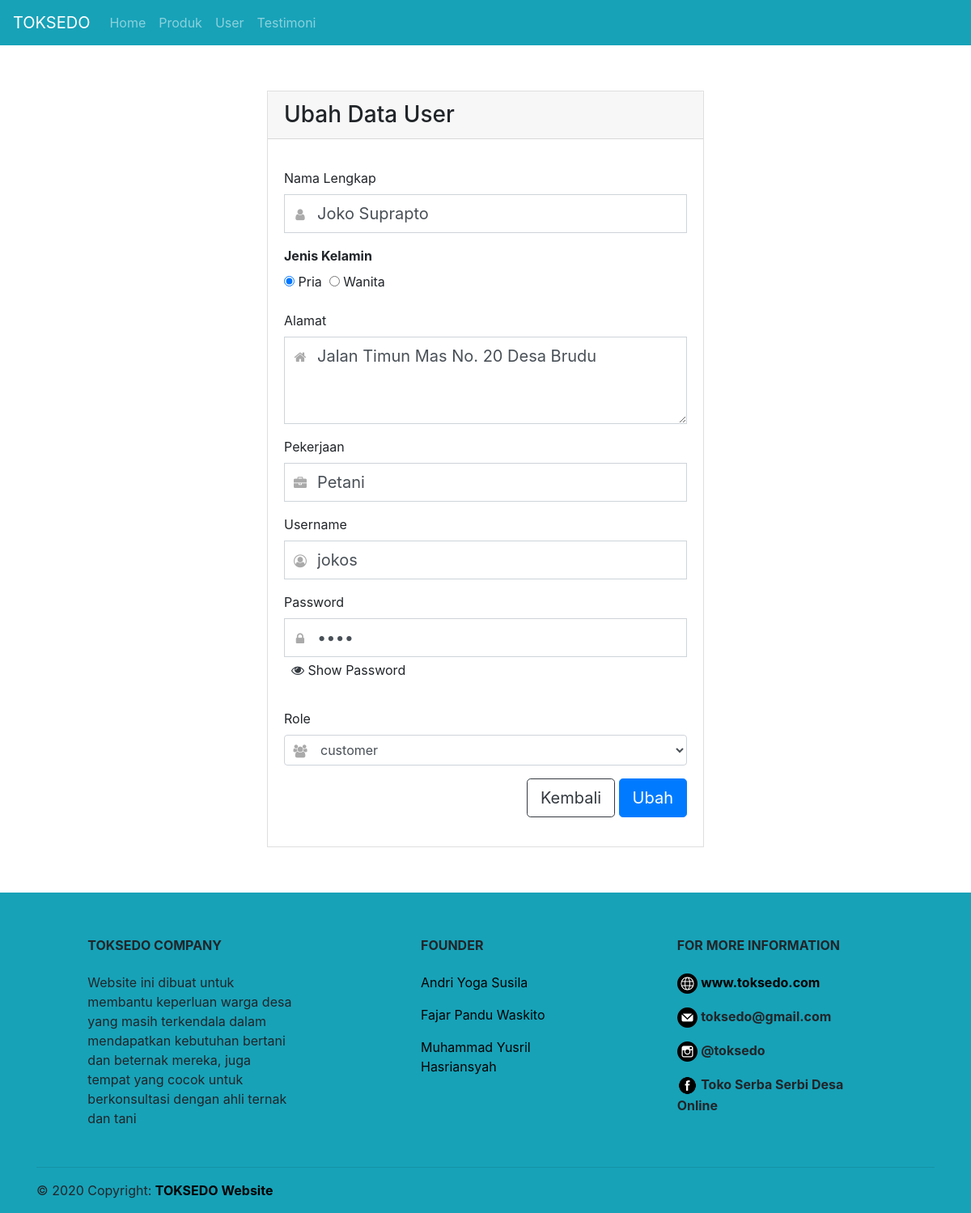
/admin/editUser/1, run on the app's committed database.
### tables this page shows
CREATE TABLE `user` (
  `idUser` int(30) NOT NULL,
  `nama` varchar(50) NOT NULL,
  `gender` varchar(10) DEFAULT NULL,
  `alamat` varchar(255) DEFAULT NULL,
  `pekerjaan` varchar(20) DEFAULT NULL,
  `username` varchar(50) NOT NULL,
  `password` varchar(50) NOT NULL,
  `level` varchar(12) NOT NULL
);

### application/controllers/admin.php (called while the page is built, shortened)
<?php
class admin extends CI_Controller {
    public function __construct(){
        $this->load->helper('url');
        $this->load->helper('form');
        $this->load->model('login_model');
        $this->load->model('produk_model');
    }
    public function editUser($id){
        $data['title'] = "Ubah Data User";
        $data['user'] = $this->login_model->getUserByID($id);
        $data['level'] = ["customer","konsultan"];
        $this->form_validation->set_rules('nama', 'Nama', 'required');
        $this->form_validation->set_rules('alamat', 'Alamat', 'required');
        $this->form_validation->set_rules('pekerjaan', 'Pekerjaan', 'required');
        $this->form_validation->set_rules('username', 'Username', 'required');
        $this->form_validation->set_rules('password', 'Password', 'required');
        $this->form_validation->set_rules('role', 'Role', 'required');
        if ($this->form_validation->run() == FALSE) {
        $this->load->view('admin/template/header_admin',$data);
        $this->load->view('admin/user/edit');
        $this->load->view('admin/template/footer_admin',$data);
        } else {
            $this->login_model->ubahDataUser();
            $this->session->set_flashdata('flash-data', 'diedit');
            redirect('admin/user','refresh');
        }
    }
}

### index.php (called while the page is built, shortened)
<?php
require_once BASEPATH.'core/CodeIgniter.php';

### application/models/login_model.php (called while the page is built, shortened)
<?php
class login_model extends CI_Model {
    public function getUserByID($id){
        return $this->db->get_where('user',['idUser'=>$id])->result_array();
    }
}
?>

### application/views/admin/user/edit.php (the view, shortened to what this page needs)
<div class="container py-1">
    <div class="row">
        <div class="col-md-12">
            <div class="row my-5">
                <div class="col-md-6 py-1 mx-auto">
                    <div class="card rounded-0">
                        <div class="card-header">
                            <h3 class="mb-0">Ubah Data User</h3>
                        </div>
                        <div class="card-body">
                            <?php foreach($user as $user): ?>
                            <form class="form" role="form" autocomplete="off" id="formLogin" method="POST">
                                <div class="form-group has-feedback">
                                    <label for="nama">Nama Lengkap</label>
                                    <input type="text" class="form-control form-control-lg rounded-0" name="nama" id="nama" placeholder="Nama Lengkap" value="<?= $user['nama'];?>">
                                </div>
                                <div class="form-group">
                            <label for="jenis_kelamin" class="font-weight-bold">Jenis Kelamin</label><br>
                                <?php if ($user['gender'] == "Pria") : ?>
                                <input type="radio" name="gender" id="pria" value="Pria" checked>
                                <label for="pria">Pria</label>&nbsp;
                                <input type="radio" name="gender" id="perempuan" value="Wanita">
                                <label for="wanita">Wanita</label>
                                <?php endif;  ?>
                        </div>
                                <div class="form-group has-feedback">
                                    <label for="alamat">Alamat</label>
                                    <textarea class="form-control form-control-lg rounded-0" name="alamat" id="alamat" rows="3" placeholder="Alamat Lengkap"><?= $user['alamat'];?></textarea>
                                </div>
                                <div class="form-group has-feedback">
                                    <label for="pekerjaan">Pekerjaan</label>
                                    <input type="text" class="form-control form-control-lg rounded-0" name="pekerjaan" id="pekerjaan" placeholder="Pekerjaan" value="<?= $user['pekerjaan'];?>">
                                </div>
                                <div class="form-group has-feedback">
                                    <label for="username">Username</label>
                                    <input type="text" class="form-control form-control-lg rounded-0" name="username" id="username" placeholder="Username" value="<?= $user['username'];?>">
                                </div>
                                <div class="form-group has-feedback">
                                    <label for="password">Password</label>
                                    <input type="password" class="form-control form-control-lg rounded-0" data-toggle="password" name="password" id="password" autocomplete="new-password" placeholder="Password" value="<?= $user['password'];?>">
                                    <div class="px-4 py-1 row">
                                        <div class="col-xs-4">
                                        <a href="#" class="text-dark" id="icon-click">
                                            <i class="fa fa-eye" id="icon"></i>
                                        </a>
                                        </div>
                                        <div class="col-xs-4">&nbsp;</div>
                                        <div class="col-xs-4">
                                        <p id="text_password">Show Password</p>
                                        </div>
                                    </div>
                                </div>
                                <div class="form-group has-feedback">
                                    <label for="role">Role</label>
                                    <select class="form-control" name="role" id="role">
                                        <?php foreach($level as $lvl): ?>
                                            <option id="pilih-level" value="<?= $lvl ?>"><?= $lvl ?></option>
                                        <?php endforeach; ?>
                                    </select>
                                </div>
                                <div class="form-group float-right">
                                    <a class="btn btn-outline-dark btn-lg" href="<?php echo base_url();?>admin/user">Kembali</a>
                                    <button type="submit" class="btn btn-primary btn-lg" id="btnUbah">Ubah</button>
                                </div>
                            </form>
                        </div>
                    </div>
                    <?php endforeach; ?>
                </div>
            </div>
        </div>
    </div>
</div>

### application/views/admin/template/header_admin.php (style rules this page uses)
body { overflow-x: hidden; }
a { color: black; }
.has-feedback .form-control { padding-left: 40px; }

### data on the page
user: nama "Joko Suprapto", alamat "Jalan Timun Mas No. 20 Desa Brudu", pekerjaan "Petani", username "jokos"

### other printed values
form field role "customer"
